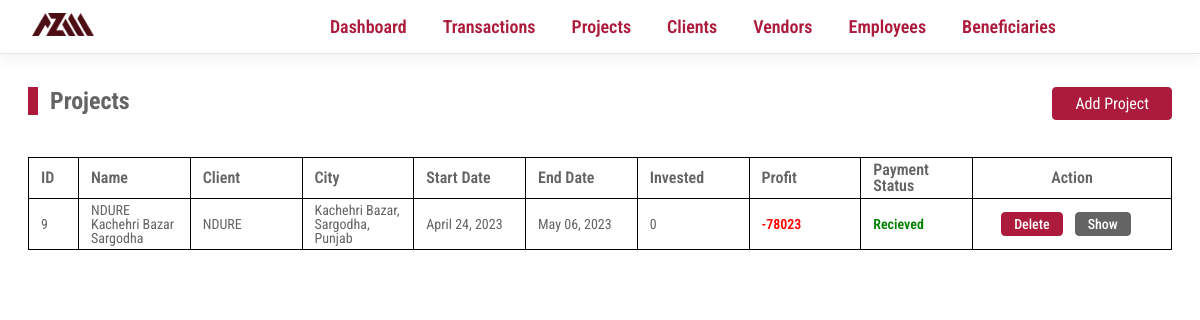
The app's page /projects with its own data.
### tables this page shows
CREATE TABLE IF NOT EXISTS `projects` (
  `project_id` int NOT NULL AUTO_INCREMENT,
  `project_name` varchar(255) NOT NULL,
  `project_client` int NOT NULL,
  `project_city` int NOT NULL,
  `project_location` varchar(255) NOT NULL,
  `project_start_date` date NOT NULL,
  `project_end_date` date NOT NULL,
  `active` tinyint(1) NOT NULL DEFAULT '1',
  PRIMARY KEY (`project_id`),
  KEY `FK_PROJECTS_CITIES` (`project_city`),
  KEY `FK_PROJECTS_CLIENTS` (`project_client`)
);

CREATE TABLE IF NOT EXISTS `clients` (
  `client_id` int NOT NULL AUTO_INCREMENT,
  `client_name` varchar(255) NOT NULL,
  `client_type` varchar(255) NOT NULL,
  `client_address` varchar(255) NOT NULL,
  `client_city` int NOT NULL,
  `client_cell_primary` varchar(255) NOT NULL,
  `client_cell_secondary` varchar(255) NOT NULL,
  `active` tinyint(1) NOT NULL DEFAULT '1',
  PRIMARY KEY (`client_id`)
);

CREATE TABLE IF NOT EXISTS `cities` (
  `city_id` int NOT NULL AUTO_INCREMENT,
  `city_name` varchar(28) NOT NULL,
  `city_province` int NOT NULL,
  PRIMARY KEY (`city_id`),
  KEY `city_province` (`city_province`),
  KEY `city_province_2` (`city_province`)
);

CREATE TABLE IF NOT EXISTS `provinces` (
  `province_id` int NOT NULL AUTO_INCREMENT,
  `province_name` varchar(28) NOT NULL,
  PRIMARY KEY (`province_id`)
);

### Core/helpers.php (called while the page is built, shortened)
<?php
function controller($dir, $controller){
    require __DIR__ . DIRECTORY_SEPARATOR . '..' . DIRECTORY_SEPARATOR . "Controllers"    .   DIRECTORY_SEPARATOR .   $dir    .   DIRECTORY_SEPARATOR .   $controller .   ".php";
}
function view($dir, $view, $args =   []){
    extract($args);
    require __DIR__ . DIRECTORY_SEPARATOR . '..' . DIRECTORY_SEPARATOR . "Views"    .   DIRECTORY_SEPARATOR .   $dir    .   DIRECTORY_SEPARATOR .   $view   .   ".view.php";
}
?>

### Controllers/Projects/index.php (called while the page is built, shortened)
<?php
$args   =   [];
$_projects  =  new Projects($config);
$projects   =   $_projects->all();
if (!empty($projects)){
    $args['projects']    =   $projects;
    $investment =   array();
    foreach($projects as $project){
        array_push($investment, $_projects->getInvestment($project['project_id']));
    }
    $args['investment'] =   $investment;
}
view("projects", "index", $args);
?>

### Public/index.php (called while the page is built, shortened)
<?php
$config =   require("../config.php");
$uri    =   parse_url($_SERVER['REQUEST_URI'])['path'];
$method =   isset($_POST['__method'])?$_POST['__method']:$_SERVER['REQUEST_METHOD'];
require ('../core/helpers.php');
$router =   new Router();
$router->route($uri,$method);
?>

### config.php (called while the page is built)
<?php
return  [
    'database'  =>  [
        'host'      =>  'localhost',
        'dbname'    =>  'mmz',
        'user'      =>  'root',
        'passwod'    =>  'root'
    ]
]
?>

### Core/Database.php (called while the page is built, shortened)
<?php
class Database{
    protected $conn;
    protected function __construct($config){
        $dsn    =   'mysql:' .   http_build_query($config['database'],'',';');
        $this->conn =   new PDO($dsn);
        $this->conn->setAttribute(PDO::ATTR_DEFAULT_FETCH_MODE, PDO::FETCH_ASSOC);
    }
    protected function query($sql, $args){
        $stmt   =   $this->conn->prepare($sql);
        $stmt->execute($args);
        return $stmt;
    }
    protected function fetchAllOrAbort($query, $args =   []){
        try{
            $response   =   $this->query($query, $args);
            $result     =   $response->fetchAll();
            return $result;
        }catch(PDOException $e){
            $this->abort($e->getMessage());
        }
    }
    protected function fetchOrAbort($query, $args =   []){
            $response   =   $this->query($query, $args);
            $result     =   $response->fetch();
            return $result;
    }
}
?>

### Models/Projects.php (called while the page is built, shortened)
<?php
class Projects extends Database{
    public function all(){
        $query  =   "SELECT * FROM projects
        LEFT JOIN           cities              ON          project_city                 =              city_id
        LEFT JOIN           clients             ON          project_client               =              client_id
        LEFT JOIN           provinces           ON          city_province                =              province_id
        WHERE
        projects.active              =                   true";
        return $this->fetchAllOrAbort($query);
    }
    public function getInvestment($project_id){
        $query  =   "SELECT SUM(transaction_detail_amount) as total
                    FROM transaction_details
                    WHERE transaction_detail_project        =           :project_id";
        $args   =   [
            'project_id'            =>          $project_id
        ];
        $response   =   $this->fetchOrAbort($query, $args);
        $investment =   $response['total'];
        if ($investment ==  NULL){
            $investment =   0.00;
        }
        return  $investment;
    }
}
?>

### Views/Projects/index.view.php (the view, shortened to what this page needs)
<body>
    <div class="main_content">
        <div class="content_head">
            <h2 class="title">Projects</h2>
            <div class="options">
                <a href="/add-project">Add Project</a>
            </div>
        </div>
        <div class="table projects_list">
            <div class="row headings">
                <div class="col">ID</div>
                <div class="col">Name</div>
                <div class="col">Client</div>
                <div class="col">City</div>
                <div class="col">Start Date</div>
                <div class="col">End Date</div>
                <div class="col">Invested</div>
                <div class="col">Profit</div>
                <div class="col">Payment Status</div>
                <div class="col">Action</div>
            </div>
            <?php if(!empty($projects)):?>
                <?php $index  =   0;?>
                <?php foreach($projects as $project): ?>
                    <?php extract($project) ?>
                    <div class="row">
                        <div class="col"><?php echo $project_id;?></div>
                        <div class="col"><?php echo $project_name;?></div>
                        <div class="col"><?php echo $client_name;?></div>
                        <div class="col"><?php echo $project_location.", ".$city_name.", ".$province_name;?></div>
                        <div class="col"><?php echo date('F d, Y', strtotime($project_start_date))?></div>
                        <div class="col"><?php echo date('F d, Y', strtotime($project_end_date))?></div>
                        <div class="col"><?php echo $investment[$index];?></div>
                        <div class="col negative">-78023</div>
                        <div class="col positive">Recieved</div>
                        <div class="col">
                            <a href="/delete-project?id=<?php echo $project_id;?>" class="danger">Delete</a>
                            <a href="/project?id=<?php echo $project_id;?>" class="secondary">Show</a>
                        </div>
                    </div>
                    <?php $index++; ?>
                <?php endforeach ?>
            <?php endif?>
        </div>
    </div>
</body>
</html>

### Public/assets/css/style.css (style rules this page uses)
* { padding:0;margin:0;-webkit-box-sizing:border-box;box-sizing:border-box;font-family:"Roboto Condensed",sans-serif;color:#646464 }
body { background-color:#fff;padding:28px;padding-top:87px;min-height:100vh;position:relative }
a { text-decoration:none;color:#ad1b3c }
.main_content { display:-webkit-box;display:-ms-flexbox;display:flex;-webkit-box-orient:vertical;-webkit-box-direction:normal;-ms-flex-direction:column;flex-direction:column }
.main_content .content_head { display:-webkit-box;display:-ms-flexbox;display:flex;width:100%;-webkit-box-pack:justify;-ms-flex-pack:justify;justify-content:space-between;-webkit-box-align:start;-ms-flex-align:start;align-items:flex-start }
.main_content .content_head .options { display:-webkit-box;display:-ms-flexbox;display:flex }
.main_content .content_head .options a { background-color:#ad1b3c;border:1px solid #ad1b3c;text-align:center;color:#fff;font-size:16px;padding:6px 22px;display:block;border-radius:4px;margin-left:12px }
.main_content .content_head .options a:first-child { margin-left:0px }
.main_content h2.title { display:-webkit-box;display:-ms-flexbox;display:flex;margin-bottom:42px }
.main_content h2.title::before { content:"";border:5px solid #ad1b3c;margin-right:12px }
div.projects_list .row { grid-template-columns:50px repeat(8, minmax(100px, 1fr)) minmax(100px, 200px) }
.positive { color:green;font-weight:600 }
.negative { color:red;font-weight:600 }
div.table { width:90%;place-self:center;overflow-x:auto }
@media screen and (max-width: 1700px) { div.table { width:100% } }
div.table .row { display:grid;font-size:14px }
div.table .row:first-child { font-weight:600;font-size:16px }
div.table .row:first-child>div { border-top:1px solid #000 }
div.table .row>div { -webkit-box-flex:1;-ms-flex-positive:1;flex-grow:1;border:1px solid #000;border-right:none;border-top:none;padding:4px 0px;display:-webkit-box;display:-ms-flexbox;display:flex;-webkit-box-align:center;-ms-flex-align:center;align-items:center;padding:4px 12px;line-height:1;-ms-flex-wrap:wrap;flex-wrap:wrap }
div.table .row>div:last-child { border-right:1px solid #000;display:-webkit-box;display:-ms-flexbox;display:flex;-ms-flex-pack:distribute;justify-content:space-around;-ms-flex-wrap:wrap;flex-wrap:wrap }
@media screen and (max-width: 1536px) { div.table .row>div:last-child { -webkit-box-pack:center;-ms-flex-pack:center;justify-content:center } }
div.table .row>div:last-child>a { margin-right:12px }
button.danger,a.danger,button.secondary,a.secondary { padding:4px 12px;border-radius:4px;cursor:pointer }
button.danger,a.danger { color:#fff;font-weight:500;background-color:#ad1b3c;border:1px solid #ad1b3c }
button.secondary,a.secondary { color:#fff;font-weight:500;background-color:#646464;border:1px solid #646464 }

### Public/assets/css/print.css (style rules this page uses)
body { padding-top:100px !important }
.content_head .options { display:none !important }
.content_head { -webkit-box-pack:center !important;-ms-flex-pack:center !important;justify-content:center !important }
.content_head .title { margin-bottom:22px !important }
.content_head .title::before { display:none !important }
* { -webkit-print-color-adjust:exact !important;-moz-print-color-adjust:exact !important;-ms-print-color-adjust:exact !important;print-color-adjust:exact !important }
.col:last-child { max-width:168px }
a.danger,a.secondary,a.primary { display:none !important }
.table { max-width:100% !important;min-width:100% !important;overflow-x:hidden !important }
* { color:#000 !important }
.main_content { padding-bottom:60px !important }
.main_content { margin:.3in !important }

### records on screen
projects: project_id "9", project_name "NDURE Kachehri Bazar Sargodha", project_client.client_name "NDURE", project_location "Kachehri Bazar", project_city.city_name "Sargodha", provinces.province_name "Punjab", project_start_date "April 24, 2023", project_end_date "May 06, 2023", index "0"
